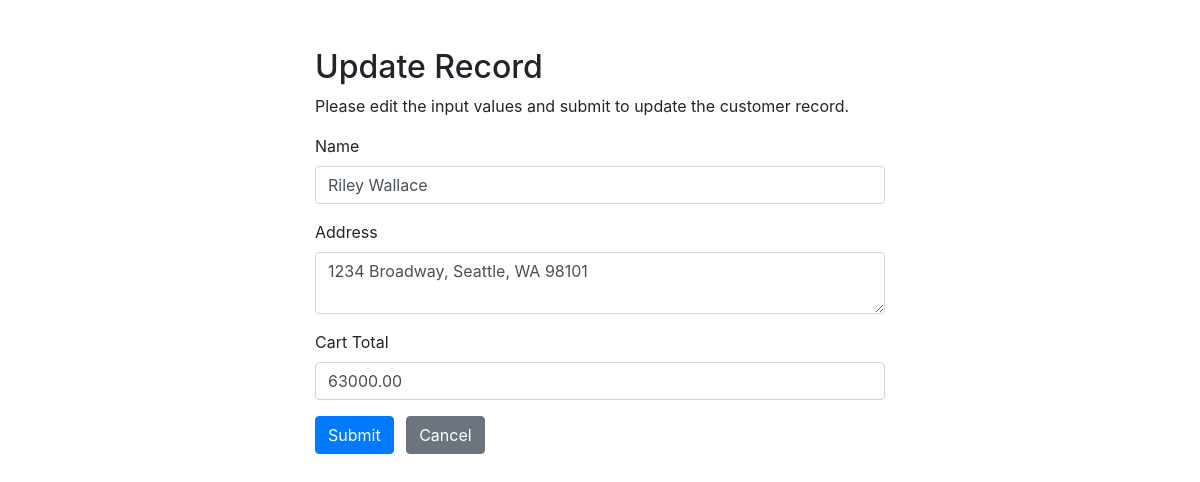
The app's page /update.php?id=2 with its own data.
### tables this page shows
CREATE TABLE `customers` (
  `id` int(11) NOT NULL,
  `name` varchar(100) NOT NULL,
  `address` text NOT NULL,
  `cart_total` decimal(10,2) NOT NULL
);

### update.php (the view, shortened to what this page needs)
<?php
require_once "config.php";
$name = $address = $cart_total = "";
$name_err = $address_err = $cart_total_err = "";
if (isset($_POST["id"]) && !empty($_POST["id"])) {
    $id = $_POST["id"];
    $input_name = trim($_POST["name"]);
    if (empty($input_name)) {
        $name_err = "Please enter a name.";
    } elseif (!filter_var($input_name, FILTER_VALIDATE_REGEXP, array("options" => array("regexp" => "/^[a-zA-Z\s]+$/")))) {
        $name_err = "Please enter a valid name.";
    } else {
        $name = $input_name;
    }
    $input_address = trim($_POST["address"]);
    if (empty($input_address)) {
        $address_err = "Please enter an address.";
    } else {
        $address = $input_address;
    }
    $input_cart_total = trim($_POST["cart_total"]);
    if (empty($input_cart_total)) {
        $cart_total_err = "Please enter the cart total amount.";
    } elseif (!ctype_digit($input_cart_total)) {
        $cart_total_err = "Please enter a positive integer value.";
    } else {
        $cart_total = $input_cart_total;
    }
    if (empty($name_err) && empty($address_err) && empty($cart_total_err)) {
        $sql = "UPDATE customers SET name=?, address=?, cart_total=? WHERE id=?";
        if ($stmt = mysqli_prepare($link, $sql)) {
            mysqli_stmt_bind_param($stmt, "sssi", $param_name, $param_address, $param_cart_total, $param_id);
            $param_name = $name;
            $param_address = $address;
            $param_cart_total = $cart_total;
            $param_id = $id;
            if (mysqli_stmt_execute($stmt)) {
                header("location: index.php");
                exit();
            } else {
                echo "Oops! Something went wrong. Please try again later.";
            }
        }
        mysqli_stmt_close($stmt);
    }
    mysqli_close($link);
} else {
    if (isset($_GET["id"]) && !empty(trim($_GET["id"]))) {
        $sql = "SELECT * FROM customers WHERE id = ?";
        if ($stmt = mysqli_prepare($link, $sql)) {
            mysqli_stmt_bind_param($stmt, "i", $param_id);
            if (mysqli_stmt_execute($stmt)) {
                $result = mysqli_stmt_get_result($stmt);
                if (mysqli_num_rows($result) == 1) {
                    $row = mysqli_fetch_array($result, MYSQLI_ASSOC);
                    $name = $row["name"];
                    $address = $row["address"];
                    $cart_total = $row["cart_total"];
                } else {
                    header("location: error.php");
                    exit();
                }
            } else {
                echo "Oops! Something went wrong. Please try again later.";
            }
        }
    } else {
        header("location: error.php");
        exit();
    }
}
?>
<!DOCTYPE html>
<html lang="en">
<head>
    <link rel="stylesheet" href="https://stackpath.bootstrapcdn.com/bootstrap/4.5.2/css/bootstrap.min.css">
</head>
<body>
    <div class="wrapper">
    <div class="container-fluid">
        <div class="row">
            <div class="col-md-12">
                <h2 class="mt-5">Update Record</h2>
                <p>Please edit the input values and submit to update the customer record.</p>
                <form action="<?php echo htmlspecialchars(basename($_SERVER['REQUEST_URI']));?>" method="post">
                    <div class="form-group">
                        <label>Name</label>
                        <input type="text" name="name" class="form-control <?php echo (!empty($name_err))? 'is-invalid' : '';?>" value="<?php echo $name;?>">
                    </div>
                    <div class="form-group">
                        <label>Address</label>
                        <textarea name="address" class="form-control <?php echo (!empty($address_err))? 'is-invalid' : '';?>"><?php echo $address;?></textarea>
                    </div>
                    <div class="form-group">
                        <label>Cart Total</label>
                        <input type="text" name="cart_total" class="form-control <?php echo (!empty($cart_total_err))? 'is-invalid' : '';?>" value="<?php echo $cart_total;?>">
                    </div>
                    <input type="submit" class="btn btn-primary" value="Submit">
                    <a href="index.php" class="btn btn-secondary ml-2">Cancel</a>
                </form>
            </div>
        </div>
    </div>
</div>
</body>
</html>

### update.php (style rules this page uses)
.wrapper { width: 600px; margin: 0 auto; }

### records on screen
customers: name "Riley Wallace", address "1234 Broadway, Seattle, WA 98101", cart_total "63000.00"
